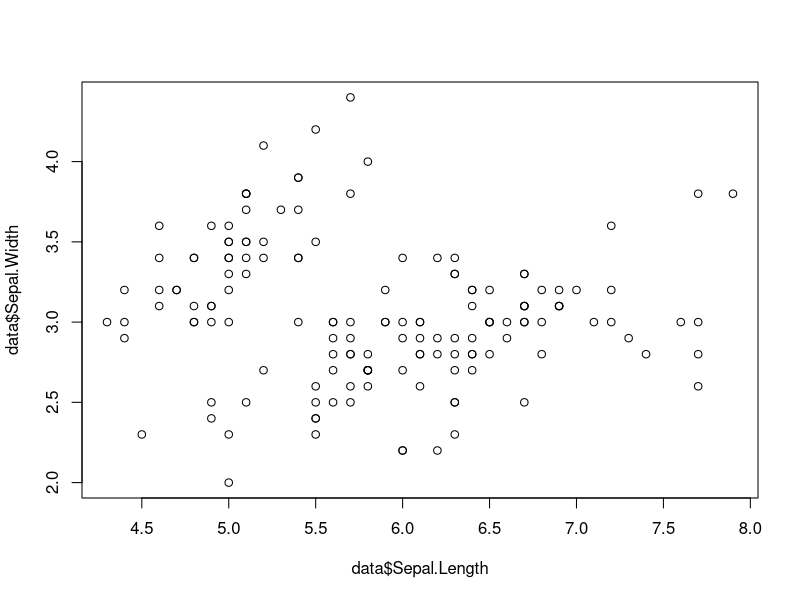
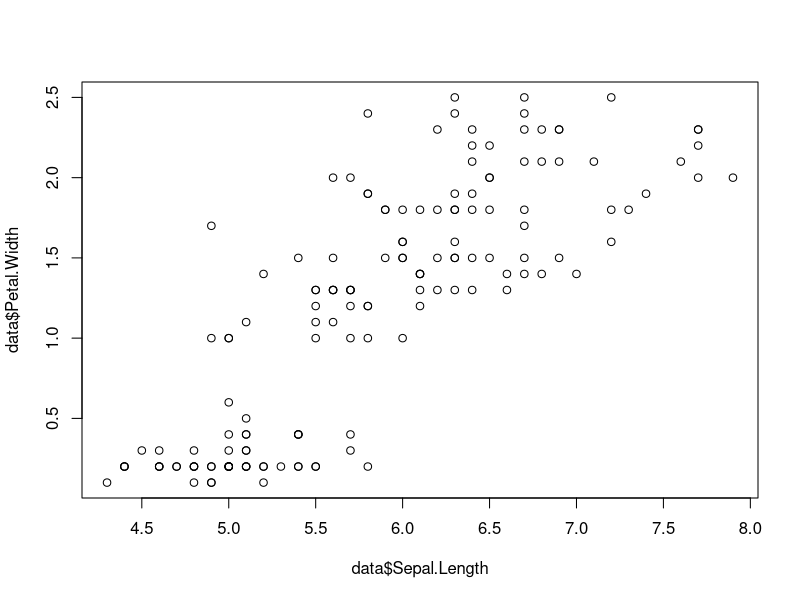

R code for these plots, in order:
# using the iris dataset
library(datasets) # awakening the library called dataset
data = iris
head(data) # lets you see a handful of rows
View(data) # opening
nrow(data) #number of cases

class(data) # lets you examine the type of object

#
mean(data$Sepal.Length)

# finding out the number of species 
table(data$Species)

# Plotting
plot(x = data$Sepal.Length, y = data$Sepal.Width)


plot(x = data$Sepal.Length, y = data$Petal.Width)



